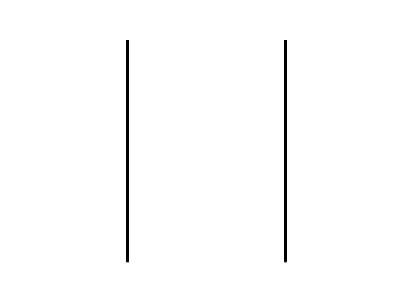
//> input picture line.jpg, 417 x 308 px
$ ./main   (built with g++ and OpenCV 4)
//> lines starting //> are read from the running program, lines starting //| are printed output that depends on the picture; after the words box and inside, x2 and y2 are one past the last pixel; in counts of white or black regions, pixels touching at a corner belong together
//gcc main.cpp -o main.o `pkg-config --cflags --libs opencv` -lstdc++ -lm
#include <stdio.h>
#include <stdlib.h>
#include <math.h>

#include "opencv2/highgui/highgui.hpp"
#include "opencv2/imgproc/imgproc.hpp"
#include "opencv2/core/core.hpp"

using namespace cv;
using namespace std;

typedef struct{
	int x1;
	int y1;
	int x2;
	int y2;
}Line;

FILE *file;
Line* lines;
int lines_size;
unsigned int* accumulator;
int accumulator_width;
int accumulator_height;

void houghTransform(unsigned char* img_data, int width, int height);
void getLines(int thresh, int width, int height);

void loadPGMImage(const char *path);
void saveAccumulatorToFile(char *path);
void saveLinesToFile(const char *path);

int main() {
	Mat input = cv::imread("line.jpg", 0);
//> input is the input picture: 308 rows x 417 cols, CV_8UC1; min 0, max 255, mean 252.4
	Mat process;
	Canny(input,process,100,150,3);
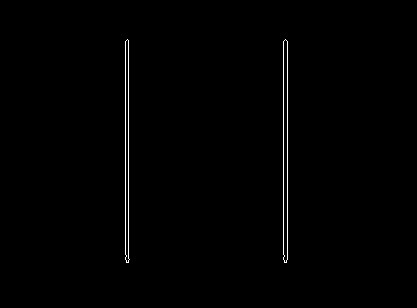
//> process: 308 rows x 417 cols, CV_8UC1; 0.7% white in thin lines or dots, all inside (x1, y1, x2, y2) = (125, 39, 288, 263)

	int it;
	int width = process.cols;
//> width = 417
	int height = process.rows;
//> height = 308
	int thresh = width>height?width/4:height/4;
//> thresh = 104

	//Transform
	houghTransform(process.data, width, height);
//> the loop in houghTransform, `for(j=0; j<height; j++)` made 308 passes
//> rho on passes 1 to 3: 0, 0, 0
//> after the loop in houghTransform, `for(j=0; j<height; j++)`: rho = -76.1

	//Search the accumulator
	getLines(thresh, width, height);
//> after the loop in getLines, `for(int r=0;r<accumulator_height;r++)`: lines_size = 2
//| lines: 2 | thresh: 104

	//Draw the results
	for(it=0; it<lines_size; it++){
		line(process, Point(lines[it].x1, lines[it].y1), Point(lines[it].x2, lines[it].y2), Scalar::all(128), 2, 8);
	}
//> this loop made 2 passes
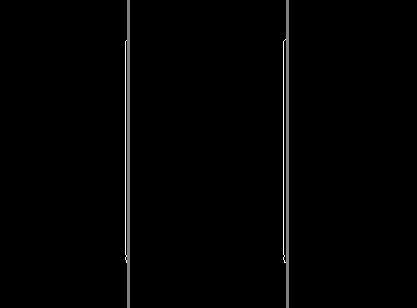
//> process: 308 rows x 417 cols, CV_8UC1; 1.44% of pixels changed, all inside (x1, y1, x2, y2) = (127, 0, 289, 308)
	saveLinesToFile("lines.txt");
//> the loop in saveLinesToFile, `for(it=0; it<lines_size; it++)` made 2 passes

	//Visualize all
	int aw, ah, maxa;
	aw = ah = maxa = 0;
	aw = accumulator_width;
	ah = accumulator_height;
//> ah = 589

	for(int p=0;p<(ah*aw);p++){
		if((int)accumulator[p] > maxa)
			maxa = accumulator[p];
	}
//> this loop made 106020 passes
//> maxa on passes 27594, 27769, 27948, 30629, 31525, 33139, 33677, 34215, 35291, 35830, 36009, 36188: 1, 3, 4, 5, 6, 7, 8, 10, 12, 13, 14, 15
//> after the loop, maxa = 222
	double contrast = 1.0;
	double coef = 255.0 / (double)maxa * contrast;
//> coef = 1.15

	Mat accu(ah, aw, CV_8UC3);
	for(int p=0;p<(ah*aw);p++){
		unsigned char c = (double)accumulator[p] * coef < 255.0 ? (double)accumulator[p] * coef : 255.0;
		accu.data[(p*3)+0] = 255;
		accu.data[(p*3)+1] = 255-c;
		accu.data[(p*3)+2] = 255-c;
	}
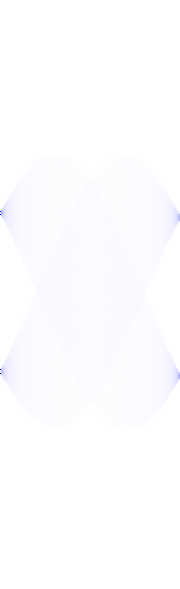
//> accu: 589 rows x 180 cols, CV_8UC3; mean B, G, R 255, 253.4, 253.4

	cv::imshow("CW_IMG_ORIGINAL", process);
	cv::imshow("CW_ACCUMULATOR", accu);
	cv::waitKey();

	return 0;
}

void houghTransform(unsigned char* img_data, int width, int height){
	//Create the accumulator
	accumulator_height = ((sqrt(2.0) * (height>width?height:width)) / 2.0) * 2.0; // -r -> +r
	accumulator_width = 180;
	accumulator = (unsigned int*)calloc(accumulator_height*accumulator_width, sizeof(unsigned int));

	double rho;
	int theta,i,j;
	for(j=0; j<height; j++){
		for(i=0; i<width; i++){
			if(img_data[ (j*width) + i] == 255){
				for(theta=0; theta<180; theta++){
					// rho = xcos(theta) + ysin(theta)
					rho = ( (i-(width/2))*cos(theta*M_PI/180)  ) +
					      ( (j-(height/2))*sin(theta*M_PI/180) );
					// accumulator(theta,rho)++
					accumulator[ (int)((round(rho + accumulator_height/2) * 180.0)) + theta]++;
				}
			}
		}
	}
}

void getLines(int thresh, int width, int height){
	lines = (Line*)calloc(1, sizeof(Line));
	lines_size = 0;
	Line l;

	if(accumulator == 0)
		return;

	for(int r=0;r<accumulator_height;r++){
		for(int t=0;t<accumulator_width;t++){
			if((int)accumulator[(r*accumulator_width) + t] >= thresh){
				//Is this point a local maxima (9x9)
				int max = accumulator[(r*accumulator_width) + t];
				for(int ly=-4;ly<=4;ly++){
					for(int lx=-4;lx<=4;lx++){
						if( (ly+r>=0 && ly+r<accumulator_height) && (lx+t>=0 && lx+t<accumulator_width)  ){
							if( (int)accumulator[( (r+ly)*accumulator_width) + (t+lx)] > max ){
								max = accumulator[( (r+ly)*accumulator_width) + (t+lx)];
								ly = lx = 5;
							}
						}
					}
				}
				if(max > (int)accumulator[(r*accumulator_width) + t])
					continue;

				l.x1 = l.y1 = l.x2 = l.y2 = 0;

				if(t >= 45 && t <= 135){
					//y = (r - x cos(t)) / sin(t)
					l.x1 = 0;
					l.y1 = ((double)(r-(accumulator_height/2)) - ((l.x1 - (width/2) ) * cos(t * M_PI/180))) / sin(t * M_PI/180) + (height / 2);
					l.x2 = width - 0;
					l.y2 = ((double)(r-(accumulator_height/2)) - ((l.x2 - (width/2) ) * cos(t * M_PI/180))) / sin(t * M_PI/180) + (height / 2);
				}
				else{
					//x = (r - y sin(t)) / cos(t);
					l.y1 = 0;
					l.x1 = ((double)(r-(accumulator_height/2)) - ((l.y1 - (height/2) ) * sin(t * M_PI/180))) / cos(t * M_PI/180) + (width / 2);
					l.y2 = height - 0;
					l.x2 = ((double)(r-(accumulator_height/2)) - ((l.y2 - (height/2) ) * sin(t * M_PI/180))) / cos(t * M_PI/180) + (width / 2);
				}
				lines_size++;
				lines = (Line*)realloc(lines, lines_size);
				lines[lines_size-1] = l;
			}
		}
	}

	printf("lines: %d | thresh: %d\n", (int)lines_size, thresh);
}

void saveAccumulatorToFile(char *path){
	return;
}

void saveLinesToFile(const char *path){
	file = fopen(path, "w");
	int it;
	for(it=0; it<lines_size; it++){
		fprintf(file,"(%d,%d) (%d,%d)\n",lines[it].x1,lines[it].y1,lines[it].x2,lines[it].y2);
	}
	fclose(file);
}
